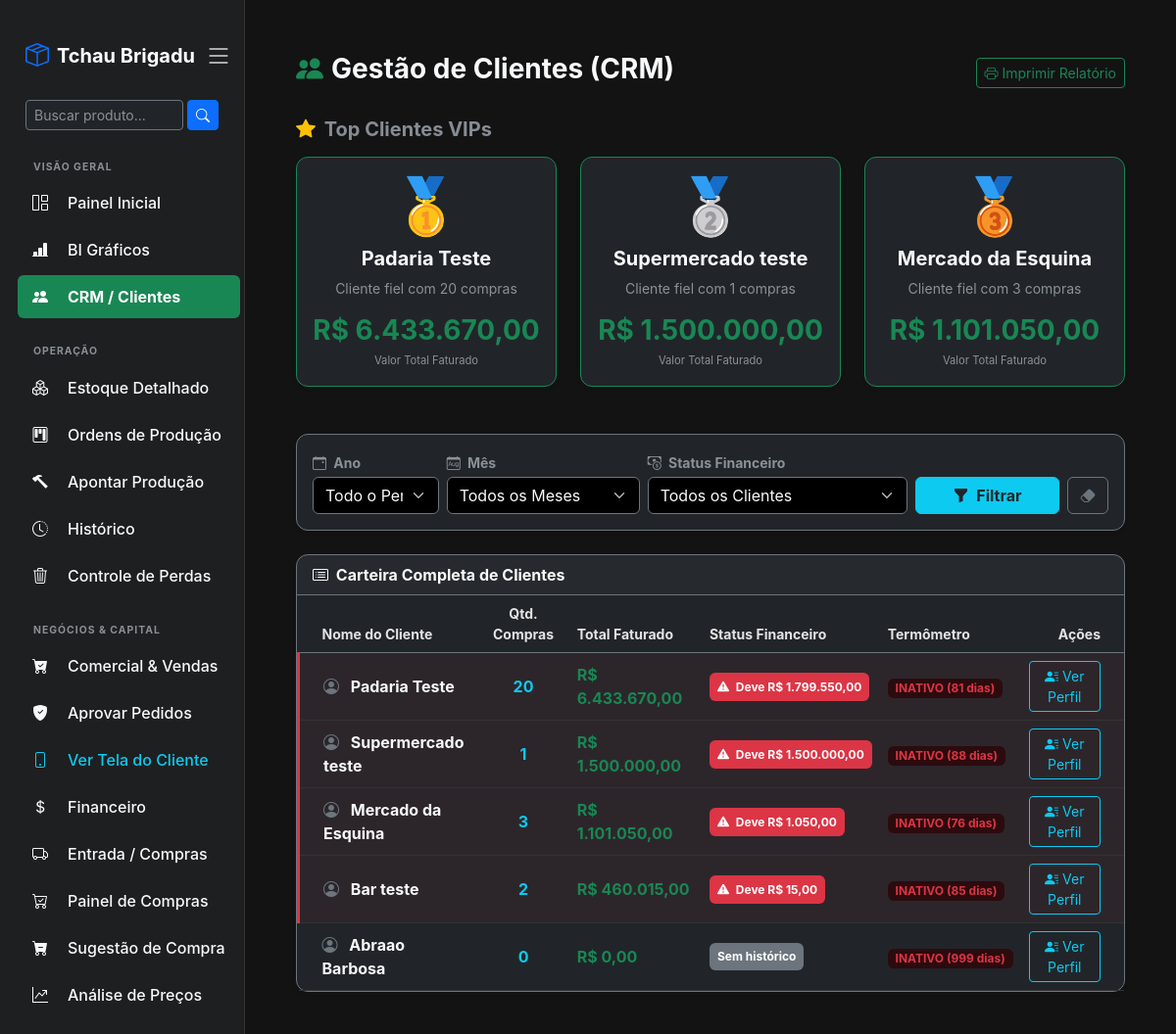
Screenshot of /comercial/crm/ (signed in) with the database file from the repository.
### core/models.py (models this page shows, shortened)
class Cliente(models.Model):
    nome = models.CharField(max_length=150, help_text="Nome da Loja ou Cliente")
    cnpj_cpf = models.CharField(max_length=20, blank=True, null=True, verbose_name="CNPJ ou CPF")
    inscricao_estadual = models.CharField(max_length=30, blank=True, null=True, verbose_name="Inscrição Estadual (IE)")
    telefone = models.CharField(max_length=20, blank=True, null=True)
    email = models.EmailField(blank=True, null=True)
    cep = models.CharField(max_length=10, blank=True, null=True)
    endereco = models.TextField(blank=True, null=True, verbose_name="Rua, Número, Bairro")
    cidade = models.CharField(max_length=100, blank=True, null=True)
    estado = models.CharField(max_length=2, blank=True, null=True, help_text="Sigla. Ex: MG, SP")
    observacoes = models.TextField(blank=True, null=True, help_text="Diário de bordo / Anotações do comercial")
    limite_estoque_percentual = models.DecimalField(
        max_digits=5,
        decimal_places=2,
        default=100.00,
        verbose_name="Limite de Estoque (%)"
    )

### core/views.py (the view)
# urls.py: path('comercial/crm/', views.mini_crm, name='mini_crm'),
@login_required
@user_passes_test(has_financeiro, login_url='/')
def mini_crm(request):
    hoje = timezone.now()
    ano_filtro = request.GET.get('ano', '')
    mes_filtro = request.GET.get('mes', '')
    status_divida = request.GET.get('divida', '')
    clientes = Cliente.objects.all().order_by('nome')
    lista_clientes = []
    for cliente in clientes:
        vendas = Venda.objects.filter(cliente=cliente)
        ultima_venda = vendas.order_by('-data_venda').first()
        dias_inativo = (hoje - ultima_venda.data_venda).days if ultima_venda else 999
        top_produtos = ItemVenda.objects.filter(venda__cliente=cliente)\
            .values('produto__nome')\
            .annotate(total_qtd=Sum('quantidade'))\
            .order_by('-total_qtd')[:3]
        vendas_filtradas = vendas
        if ano_filtro: vendas_filtradas = vendas_filtradas.filter(data_venda__year=int(ano_filtro))
        if mes_filtro: vendas_filtradas = vendas_filtradas.filter(data_venda__month=int(mes_filtro))
        total_pedidos = vendas_filtradas.count()
        total_comprado = sum(float(v.total_venda or 0) for v in vendas_filtradas)
        contas_pendentes = ContaReceber.objects.filter(venda__cliente=cliente, status='Pendente')
        valor_pendente = sum(float(c.valor) for c in contas_pendentes)
        is_inadimplente = valor_pendente > 0
        if status_divida == 'com_divida' and not is_inadimplente: continue
        if status_divida == 'sem_divida' and is_inadimplente: continue
        if (ano_filtro or mes_filtro) and total_pedidos == 0: continue
        lista_clientes.append({
            'cliente': cliente,
            'total_pedidos': total_pedidos,
            'total_comprado': total_comprado,
            'valor_pendente': valor_pendente,
            'is_inadimplente': is_inadimplente,
            'dias_inativo': dias_inativo,
            'top_produtos': top_produtos,
        })
    lista_clientes.sort(key=lambda x: x['total_comprado'], reverse=True)
    top_3 = lista_clientes[:3] if len(lista_clientes) >= 3 else lista_clientes
    context = {
        'lista_clientes': lista_clientes,
        'top_3': top_3,
        'ano_filtro': ano_filtro, 'mes_filtro': mes_filtro, 'status_divida': status_divida,
    }
    return render(request, 'mini_crm.html', context)

### core/context_processors.py (called while the page is built)
def alertas_estoque(request):
    if request.user.is_authenticated:
        contagem = Estoque.objects.filter(quantidade__lte=models.F('estoque_minimo')).count()
        return {'qtd_alerta_compras': contagem}
    return {'qtd_alerta_compras': 0}

def alertas_globais(request):
    if request.user.is_authenticated:
        qtd_alerta_compras = Estoque.objects.filter(
            quantidade__lte=models.F('estoque_minimo')
        ).exclude(produto__categoria__icontains='final').count()
        return {
            'qtd_alerta_compras': qtd_alerta_compras
        }
    return {'qtd_alerta_compras': 0}

### core/models.py (called while the page is built)
    @property
    def total_venda(self):
        total = sum(item.subtotal for item in self.itens.all())
        return total

    @property
    def subtotal(self):
        return self.quantidade * self.preco_vendido

### core/views.py (called while the page is built)
def has_financeiro(user):
    if user.is_superuser: return True
    if hasattr(user, 'perfil') and user.perfil.tipo in ['Gerente', 'Financeiro']: return True
    return False

### core/templates/mini_crm.html (shortened to what this page needs)
{% extends 'base.html' %}
{% block conteudo %}
<div class="container-fluid py-4">
    <div class="d-flex justify-content-between align-items-center mb-4">
        <h3 class="text-light fw-bold"><i class="bi bi-people-fill text-success me-2"></i>Gestão de Clientes (CRM)</h3>
        <button class="btn btn-outline-success btn-sm" onclick="window.print()">
            <i class="bi bi-printer"></i> Imprimir Relatório
        </button>
    </div>
    <h5 class="text-muted fw-bold mb-3"><i class="bi bi-star-fill text-warning me-1"></i> Top Clientes VIPs</h5>
    <div class="row mb-5">
        {% for info in top_3 %}
        {% if info.total_comprado > 0 %}
        <div class="col-md-4">
            <div class="card bg-dark border-success shadow-sm h-100">
                <div class="card-body text-center">
                    <div class="display-4 text-success mb-2">
                        {% if forloop.counter == 1 %}🥇{% elif forloop.counter == 2 %}🥈{% else %}🥉{% endif %}
                    </div>
                    <h5 class="text-light fw-bold">{{ info.cliente.nome }}</h5>
                    <p class="text-muted small mb-3">Cliente fiel com {{ info.total_pedidos }} compras</p>
                    <h3 class="text-success fw-bold mb-0">R$ {{ info.total_comprado|floatformat:2 }}</h3>
                    <small class="text-muted uppercase" style="font-size: 0.7rem;">Valor Total Faturado</small>
                </div>
            </div>
        </div>
        {% endif %}
        {% empty %}
        <p class="text-muted ps-3">Ainda não há histórico de vendas suficiente.</p>
        {% endfor %}
    </div>
    <div class="card bg-dark border-secondary shadow-sm mb-4">
        <div class="card-body p-3">
            <form method="GET" class="row g-2 align-items-end">
                <div class="col-md-2">
                    <label class="text-muted small fw-bold mb-1"><i class="bi bi-calendar-event me-1"></i> Ano</label>
                    <select name="ano" class="form-select bg-black text-light border-secondary">
                        <option value="">Todo o Período</option>
                    </select>
                </div>
                <div class="col-md-3">
                    <label class="text-muted small fw-bold mb-1"><i class="bi bi-calendar-month me-1"></i> Mês</label>
                    <select name="mes" class="form-select bg-black text-light border-secondary">
                        <option value="">Todos os Meses</option>
                    </select>
                </div>
                <div class="col-md-4">
                    <label class="text-muted small fw-bold mb-1"><i class="bi bi-cash-coin me-1"></i> Status Financeiro</label>
                    <select name="divida" class="form-select bg-black text-light border-secondary">
                        <option value="">Todos os Clientes</option>
                    </select>
                </div>
                <div class="col-md-3 d-flex gap-2">
                    <button type="submit" class="btn btn-info w-100 fw-bold text-dark"><i class="bi bi-funnel-fill me-1"></i> Filtrar</button>
                    <a href="{% url 'mini_crm' %}" class="btn btn-outline-secondary" title="Limpar Filtros"><i class="bi bi-eraser-fill"></i></a>
                </div>
            </form>
        </div>
    </div>
    <div class="card bg-dark border-secondary shadow-sm">
        <div class="card-header border-secondary text-light fw-bold">
            <i class="bi bi-card-list me-1"></i> Carteira Completa de Clientes
        </div>
        <div class="table-responsive">
            <table class="table table-dark table-hover mb-0 align-middle">
                <thead class="border-bottom border-secondary text-muted small uppercase">
                    <tr>
                        <th class="ps-4">Nome do Cliente</th>
                        <th class="text-center">Qtd. Compras</th>
                        <th>Total Faturado</th>
                        <th>Status Financeiro</th>
                        <th>Termômetro</th>
                        <th class="text-end pe-4">Ações</th>
                    </tr>
                </thead>
                <tbody>
                    {% for info in lista_clientes %}
                    <tr class="{% if info.is_inadimplente %}linha-alerta{% endif %}">
                        <td class="ps-4 fw-bold text-light">
                            <i class="bi bi-person-circle text-secondary me-2"></i> {{ info.cliente.nome }}
                        </td>
                        <td class="text-center text-info fw-bold">{{ info.total_pedidos }}</td>
                        <td class="text-success fw-bold">R$ {{ info.total_comprado|floatformat:2 }}</td>
                        <td>
                            {% if info.is_inadimplente %}
                                <span class="badge bg-danger p-2"><i class="bi bi-exclamation-triangle-fill me-1"></i> Deve R$ {{ info.valor_pendente|floatformat:2 }}</span>
                            {% elif info.total_pedidos == 0 %}
                                <span class="badge bg-secondary p-2">Sem histórico</span>
                            {% else %}
                                <span class="badge bg-success p-2"><i class="bi bi-check-circle-fill me-1"></i> Tudo Pago</span>
                            {% endif %}
                        </td>
                        <td>
                            {% if info.dias_inativo <= 15 %}
                                <span class="badge bg-success-subtle text-success">Ativo ({{ info.dias_inativo }} dias)</span>
                            {% elif info.dias_inativo <= 30 %}
                                <span class="badge bg-warning-subtle text-warning">Esfriando ({{ info.dias_inativo }} dias)</span>
                            {% else %}
                                <span class="badge bg-danger-subtle text-danger">INATIVO ({{ info.dias_inativo }} dias)</span>
                            {% endif %}
                        </td>
                        <td class="text-end pe-4">
                            <button class="btn btn-outline-info btn-sm" data-bs-toggle="modal" data-bs-target="#modalPerfil{{ info.cliente.id }}">
                                <i class="bi bi-person-lines-fill"></i> Ver Perfil
                            </button>
                        </td>
                    </tr>
                    {% empty %}
                    <tr>
                        <td colspan="6" class="text-center text-muted py-5">Nenhum cliente cadastrado ainda.</td>
                    </tr>
                    {% endfor %}
                </tbody>
            </table>
        </div>
    </div>
</div>
{% endblock %}

### core/templates/base.html (style rules this page uses)
body { background-color: #131314; color: #e3e3e3; display: flex; height: 100vh; overflow: hidden; font-family: -apple-system, BlinkMacSystemFont, "Segoe UI", Roboto, Helvetica, Arial, sans-serif; }
.card { background-color: #1e1f20; border: 1px solid #333; border-radius: 12px; }
.table { --bs-table-bg: transparent; --bs-table-color: #e3e3e3; --bs-table-border-color: #333; }

### core/templates/mini_crm.html (style rules this page uses)
.linha-alerta > td { background-color: rgba(220, 53, 69, 0.06) !important; }
.linha-alerta > td:first-child { border-left: 3px solid #dc3545 !important; }

### rows the page displays
Cliente: cliente.nome "Padaria Teste", total_pedidos "20", total_comprado "6.433.670,00", valor_pendente "1.799.550,00", dias_inativo "81"
Cliente: cliente.nome "Supermercado teste", total_pedidos "1", total_comprado "1.500.000,00", valor_pendente "1.500.000,00", dias_inativo "88"
Cliente: cliente.nome "Mercado da Esquina", total_pedidos "3", total_comprado "1.101.050,00", valor_pendente "1.050,00", dias_inativo "76"
Cliente: cliente.nome "Bar teste", total_pedidos "2", total_comprado "460.015,00", valor_pendente "15,00", dias_inativo "85"
Cliente: cliente.nome "Abraao Barbosa", total_pedidos "0", total_comprado "0,00", shows "Sem histórico", dias_inativo "999"
